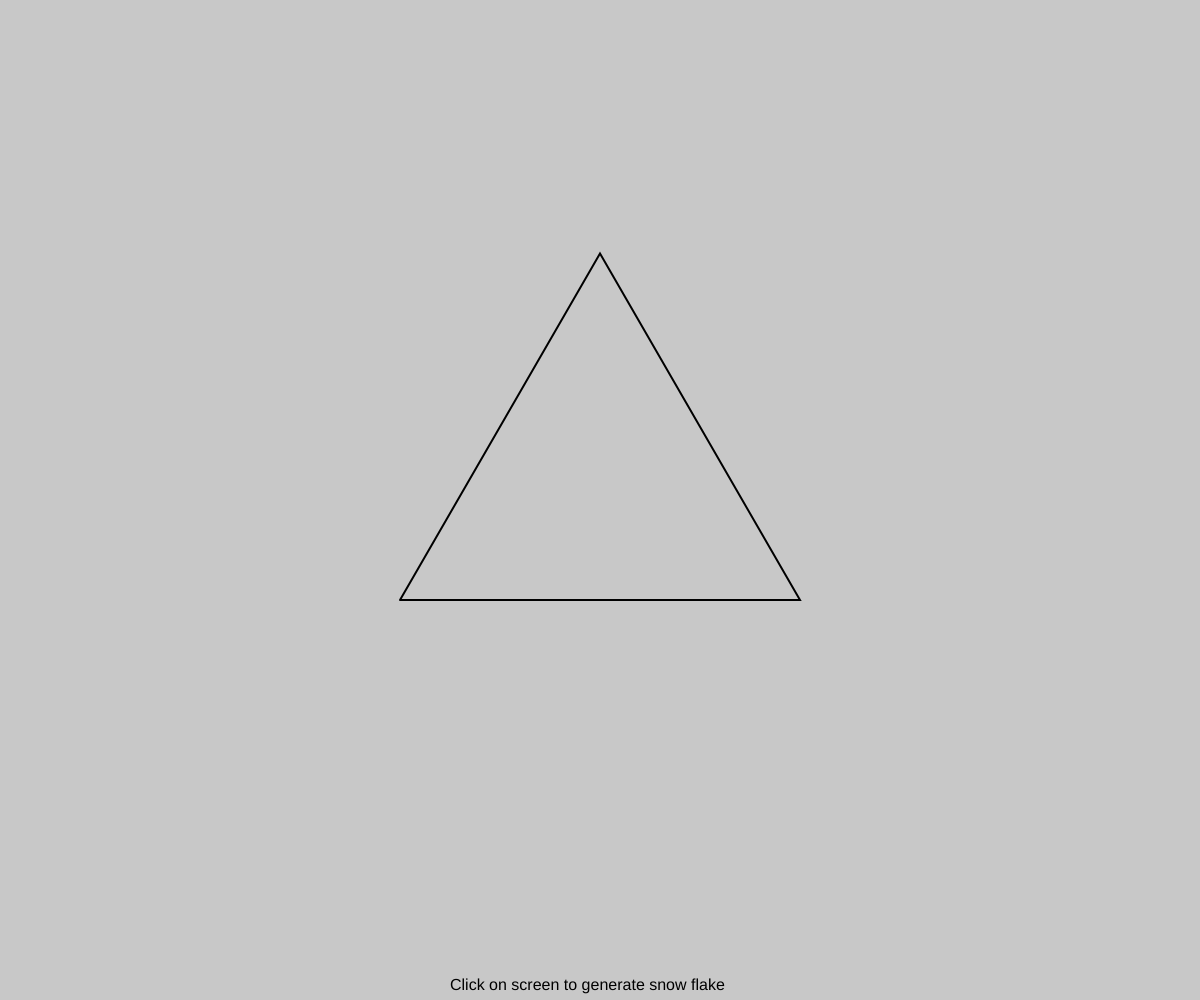
Frame 1 (no input)
Frame 60 (no input): identical to frame 1, image omitted
Frame 120 (the mouse pressed at the canvas centre since frame 60): identical to frame 1, image omitted

The p5.js sketch that drew this single still picture (run headless with seeded random() and noise() and a simulated clock; from frame 60 on, the mouse is pressed at the canvas centre):

// p5.js sketch
// ── sketch.js
let count = 0;
let a;
let sq;
let points = [];
let val = -1;
function setup() {
  a = 200;
  sq = sqrt(3);
  createCanvas(windowWidth, windowHeight);
  let x = width/2-a;
  let y = height/2+a/2;
  points.push(createVector(x, y));
  points.push(createVector(x + a, y - a * sq));
  points.push(createVector(x + 2 * a, y));
}
function draw() {
  background(200)
  strokeWeight(2);
  stroke(0)
  noFill(255)
  beginShape();
  for (let p of points) {
    vertex(p.x, p.y);
  }
  vertex(points[0].x, points[0].y);
  endShape();
  noStroke()
  fill(0)
  textSize(16)
  text("Click on screen to generate snow flake", width/2-150,height-10)
}
function mouseClicked() {
  let temp = points.slice();
  let index = 1;
  for (let i = 0; i < temp.length; i++, index += 4) {
    if (i === temp.length - 1) {
      generatePoints(temp[i], temp[0]);
    } else generatePoints(temp[i], temp[i + 1], index);
  }
}
function generatePoints(v1, v2, index) {
  let x1 = v1.x;
  let x2 = v2.x;
  let y1 = v1.y;
  let y2 = v2.y;
  let x3 = (x2 + 2 * x1) / 3;
  let y3 = (y2 + 2 * y1) / 3;
  let newV1 = createVector(x3, y3);
  let x4 = (x1 + 2 * x2) / 3;
  let y4 = (y1 + 2 * y2) / 3;
  let newV2 = createVector(x4, y4);
  let side = dist(x3, y3, x4, y4);
  let d = (side * sq) / 2;
  let midx = (x3 + x4) / 2;
  let midy = (y3 + y4) / 2;
  let m = (x3 - x4) / (y4 - y3);
  let r = sqrt(1 / (1 + m * m));
  let x5;
  let y5;
  let x6;
  let y6;
  let Vec1, Vec2;
  let newV3;
  if (m === -Infinity) {
    x5 = midx;
    y5 = midy - d;
    newV3 = createVector(x5, y5);
  } else if (m === Infinity) {
    x5 = midx;
    y5 = midy + d;
    newV3 = createVector(x5, y5);
  } else {
    x5 = midx - d * r;
    y5 = midy - m * d * r;
    Vec1 = createVector(x5, y5);
    x6 = midx + d * r;
    y6 = midy + m * d * r;
    Vec2 = createVector(x6, y6);
    let a = p5.Vector.sub(Vec1, newV1);
    let b = p5.Vector.sub(Vec2, newV1);
    let cross = a.cross(b);
    if (cross.z < 0) {
      newV3 = Vec2;
    } else {
      newV3 = Vec1;
    }
  }

  //let newV3 = createVector(x5, y5);
  points.splice(index, 0, newV1, newV3, newV2);
}
